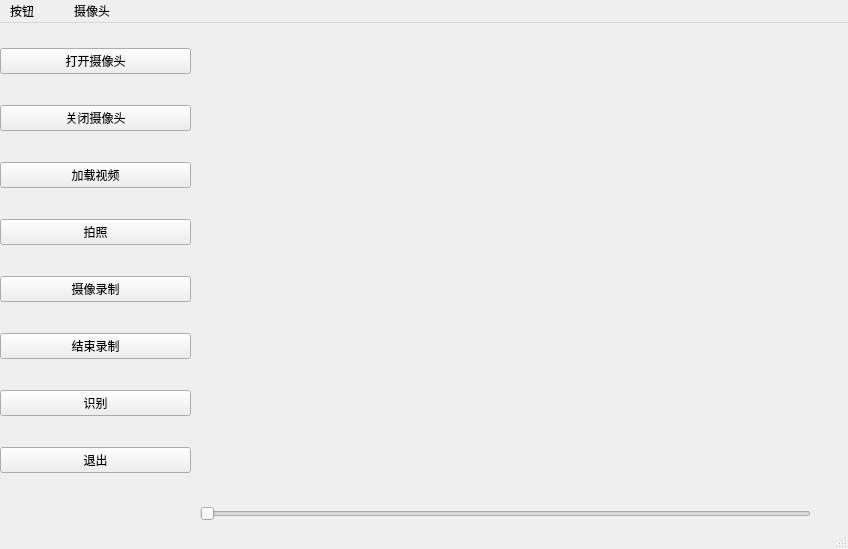
<?xml version="1.0" encoding="UTF-8"?>
<ui version="4.0">
 <class>MainWindow</class>
 <widget class="QMainWindow" name="MainWindow">
  <property name="geometry">
   <rect>
    <x>0</x>
    <y>0</y>
    <width>848</width>
    <height>549</height>
   </rect>
  </property>
  <property name="windowTitle">
   <string>MainWindow</string>
  </property>
  <widget class="QWidget" name="centralwidget">
   <widget class="QLabel" name="label">
    <property name="geometry">
     <rect>
      <x>200</x>
      <y>0</y>
      <width>640</width>
      <height>480</height>
     </rect>
    </property>
    <property name="text">
     <string/>
    </property>
   </widget>
   <widget class="QWidget" name="verticalLayoutWidget">
    <property name="geometry">
     <rect>
      <x>0</x>
      <y>0</y>
      <width>191</width>
      <height>481</height>
     </rect>
    </property>
    <layout class="QVBoxLayout" name="verticalLayout">
     <item>
      <widget class="QPushButton" name="start_Button">
       <property name="text">
        <string>打开摄像头</string>
       </property>
      </widget>
     </item>
     <item>
      <widget class="QPushButton" name="stop_Button">
       <property name="text">
        <string>关闭摄像头</string>
       </property>
      </widget>
     </item>
     <item>
      <widget class="QPushButton" name="load_button">
       <property name="text">
        <string>加载视频</string>
       </property>
      </widget>
     </item>
     <item>
      <widget class="QPushButton" name="capture_button">
       <property name="text">
        <string>拍照</string>
       </property>
      </widget>
     </item>
     <item>
      <widget class="QPushButton" name="record_button">
       <property name="text">
        <string>摄像录制</string>
       </property>
      </widget>
     </item>
     <item>
      <widget class="QPushButton" name="stop_record_button">
       <property name="text">
        <string>结束录制</string>
       </property>
      </widget>
     </item>
     <item>
      <widget class="QPushButton" name="detect_button">
       <property name="text">
        <string>识别</string>
       </property>
      </widget>
     </item>
     <item>
      <widget class="QPushButton" name="exit_button">
       <property name="sizePolicy">
        <sizepolicy hsizetype="Minimum" vsizetype="Fixed">
         <horstretch>0</horstretch>
         <verstretch>0</verstretch>
        </sizepolicy>
       </property>
       <property name="text">
        <string>退出</string>
       </property>
      </widget>
     </item>
    </layout>
   </widget>
   <widget class="QSlider" name="horizontalSlider">
    <property name="geometry">
     <rect>
      <x>200</x>
      <y>480</y>
      <width>611</width>
      <height>21</height>
     </rect>
    </property>
    <property name="orientation">
     <enum>Qt::Horizontal</enum>
    </property>
   </widget>
  </widget>
  <widget class="QMenuBar" name="menubar">
   <property name="geometry">
    <rect>
     <x>0</x>
     <y>0</y>
     <width>848</width>
     <height>22</height>
    </rect>
   </property>
   <widget class="QMenu" name="menu">
    <property name="title">
     <string>按钮</string>
    </property>
   </widget>
   <widget class="QMenu" name="menu_2">
    <property name="title">
     <string/>
    </property>
   </widget>
   <widget class="QMenu" name="menu_3">
    <property name="title">
     <string/>
    </property>
   </widget>
   <widget class="QMenu" name="menu_4">
    <property name="title">
     <string>摄像头</string>
    </property>
   </widget>
   <addaction name="menu"/>
   <addaction name="menu_2"/>
   <addaction name="menu_3"/>
   <addaction name="menu_4"/>
  </widget>
  <widget class="QStatusBar" name="statusbar"/>
 </widget>
 <resources/>
 <connections/>
</ui>
